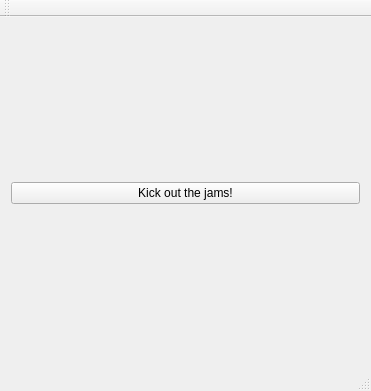
<?xml version="1.0" encoding="UTF-8"?>
<ui version="4.0">
 <class>MainWindow</class>
 <widget class="QMainWindow" name="MainWindow">
  <property name="geometry">
   <rect>
    <x>0</x>
    <y>0</y>
    <width>371</width>
    <height>391</height>
   </rect>
  </property>
  <property name="windowTitle">
   <string>MainWindow</string>
  </property>
  <widget class="QWidget" name="centralWidget">
   <layout class="QVBoxLayout" name="verticalLayout_2">
    <item>
     <widget class="QPushButton" name="kickBtn">
      <property name="text">
       <string>Kick out the jams!</string>
      </property>
     </widget>
    </item>
   </layout>
  </widget>
  <widget class="QMenuBar" name="menuBar">
   <property name="geometry">
    <rect>
     <x>0</x>
     <y>0</y>
     <width>371</width>
     <height>25</height>
    </rect>
   </property>
  </widget>
  <widget class="QToolBar" name="mainToolBar">
   <attribute name="toolBarArea">
    <enum>TopToolBarArea</enum>
   </attribute>
   <attribute name="toolBarBreak">
    <bool>false</bool>
   </attribute>
  </widget>
  <widget class="QStatusBar" name="statusBar"/>
 </widget>
 <layoutdefault spacing="6" margin="11"/>
 <resources/>
 <connections/>
</ui>
